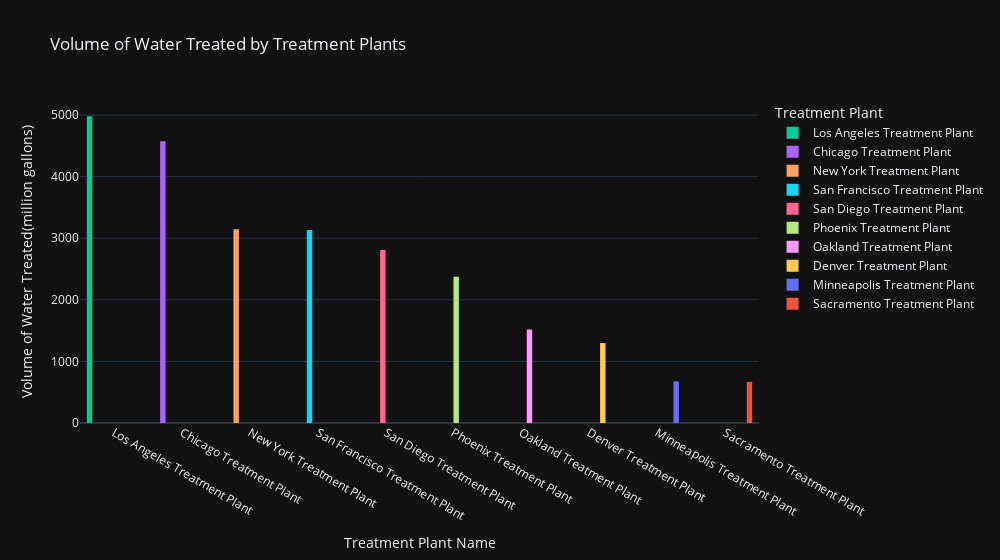

Source (notebook cell):
### Code cell
# Plot Volume of Waste Waster Treatd by different Plants 

fig = px.bar(WasteWaterTreatmentFact_treatment_grouped_df.sort_values(by='Volume of Water Treated', ascending=False), 
             x='name', 
             y='Volume of Water Treated',
             title='Volume of Water Treated by Treatment Plants',
             labels={'name': 'Treatment Plant', 'Volume of Water Treated': 'Volume (units)'},
             color='name',  # Color bars by treatment plant
             color_discrete_map={'Treatment Plant 1': 'blue', 'Treatment Plant 2': 'green'},  # Custom color mapping
             template='plotly_dark',  # Use a dark template
             )

# Customize layout and bar width
fig.update_layout(
    xaxis_title='Treatment Plant Name', 
    yaxis_title='Volume of Water Treated(million gallons)', 
    legend_title='Treatment Plant', 
    barmode='group', 
    uniformtext_minsize=8,  
    uniformtext_mode='hide', 
    )


fig.update_traces(marker=dict(line=dict(width=0))) 
fig.update_layout(width=1000)


fig.show()

### Figure 1 — Plotly figure (JSON) as saved in the notebook; plotly's stock layout.template omitted (floating-point values rounded to 4 significant figures)
{"data": [{"alignmentgroup": "True", "hovertemplate": "Treatment Plant=%{x}<br>Volume (units)=%{y}<extra></extra>", "legendgroup": "Los Angeles Treatment Plant", "marker": {"color": "#00cc96", "line": {"width": 0}, "pattern": {"shape": ""}}, "name": "Los Angeles Treatment Plant", "offsetgroup": "Los Angeles Treatment Plant", "orientation": "v", "showlegend": true, "textposition": "auto", "type": "bar", "x": ["Los Angeles Treatment Plant"], "xaxis": "x", "y": [4983], "yaxis": "y"}, {"alignmentgroup": "True", "hovertemplate": "Treatment Plant=%{x}<br>Volume (units)=%{y}<extra></extra>", "legendgroup": "Chicago Treatment Plant", "marker": {"color": "#ab63fa", "line": {"width": 0}, "pattern": {"shape": ""}}, "name": "Chicago Treatment Plant", "offsetgroup": "Chicago Treatment Plant", "orientation": "v", "showlegend": true, "textposition": "auto", "type": "bar", "x": ["Chicago Treatment Plant"], "xaxis": "x", "y": [4577], "yaxis": "y"}, {"alignmentgroup": "True", "hovertemplate": "Treatment Plant=%{x}<br>Volume (units)=%{y}<extra></extra>", "legendgroup": "New York Treatment Plant", "marker": {"color": "#FFA15A", "line": {"width": 0}, "pattern": {"shape": ""}}, "name": "New York Treatment Plant", "offsetgroup": "New York Treatment Plant", "orientation": "v", "showlegend": true, "textposition": "auto", "type": "bar", "x": ["New York Treatment Plant"], "xaxis": "x", "y": [3145], "yaxis": "y"}, {"alignmentgroup": "True", "hovertemplate": "Treatment Plant=%{x}<br>Volume (units)=%{y}<extra></extra>", "legendgroup": "San Francisco Treatment Plant", "marker": {"color": "#19d3f3", "line": {"width": 0}, "pattern": {"shape": ""}}, "name": "San Francisco Treatment Plant", "offsetgroup": "San Francisco Treatment Plant", "orientation": "v", "showlegend": true, "textposition": "auto", "type": "bar", "x": ["San Francisco Treatment Plant"], "xaxis": "x", "y": [3133], "yaxis": "y"}, {"alignmentgroup": "True", "hovertemplate": "Treatment Plant=%{x}<br>Volume (units)=%{y}<extra></extra>", "legendgroup": "San Diego Treatment Plant ", "marker": {"color": "#FF6692", "line": {"width": 0}, "pattern": {"shape": ""}}, "name": "San Diego Treatment Plant ", "offsetgroup": "San Diego Treatment Plant ", "orientation": "v", "showlegend": true, "textposition": "auto", "type": "bar", "x": ["San Diego Treatment Plant "], "xaxis": "x", "y": [2810], "yaxis": "y"}, {"alignmentgroup": "True", "hovertemplate": "Treatment Plant=%{x}<br>Volume (units)=%{y}<extra></extra>", "legendgroup": "Phoenix Treatment Plant", "marker": {"color": "#B6E880", "line": {"width": 0}, "pattern": {"shape": ""}}, "name": "Phoenix Treatment Plant", "offsetgroup": "Phoenix Treatment Plant", "orientation": "v", "showlegend": true, "textposition": "auto", "type": "bar", "x": ["Phoenix Treatment Plant"], "xaxis": "x", "y": [2377], "yaxis": "y"}, {"alignmentgroup": "True", "hovertemplate": "Treatment Plant=%{x}<br>Volume (units)=%{y}<extra></extra>", "legendgroup": "Oakland Treatment Plant", "marker": {"color": "#FF97FF", "line": {"width": 0}, "pattern": {"shape": ""}}, "name": "Oakland Treatment Plant", "offsetgroup": "Oakland Treatment Plant", "orientation": "v", "showlegend": true, "textposition": "auto", "type": "bar", "x": ["Oakland Treatment Plant"], "xaxis": "x", "y": [1518], "yaxis": "y"}, {"alignmentgroup": "True", "hovertemplate": "Treatment Plant=%{x}<br>Volume (units)=%{y}<extra></extra>", "legendgroup": "Denver Treatment Plant", "marker": {"color": "#FECB52", "line": {"width": 0}, "pattern": {"shape": ""}}, "name": "Denver Treatment Plant", "offsetgroup": "Denver Treatment Plant", "orientation": "v", "showlegend": true, "textposition": "auto", "type": "bar", "x": ["Denver Treatment Plant"], "xaxis": "x", "y": [1298], "yaxis": "y"}, {"alignmentgroup": "True", "hovertemplate": "Treatment Plant=%{x}<br>Volume (units)=%{y}<extra></extra>", "legendgroup": "Minneapolis Treatment Plant", "marker": {"color": "#636efa", "line": {"width": 0}, "pattern": {"shape": ""}}, "name": "Minneapolis Treatment Plant", "offsetgroup": "Minneapolis Treatment Plant", "orientation": "v", "showlegend": true, "textposition": "auto", "type": "bar", "x": ["Minneapolis Treatment Plant"], "xaxis": "x", "y": [677], "yaxis": "y"}, {"alignmentgroup": "True", "hovertemplate": "Treatment Plant=%{x}<br>Volume (units)=%{y}<extra></extra>", "legendgroup": "Sacramento Treatment Plant", "marker": {"color": "#EF553B", "line": {"width": 0}, "pattern": {"shape": ""}}, "name": "Sacramento Treatment Plant", "offsetgroup": "Sacramento Treatment Plant", "orientation": "v", "showlegend": true, "textposition": "auto", "type": "bar", "x": ["Sacramento Treatment Plant"], "xaxis": "x", "y": [668], "yaxis": "y"}], "layout": {"barmode": "group", "legend": {"title": {"text": "Treatment Plant"}, "tracegroupgap": 0}, "title": {"text": "Volume of Water Treated by Treatment Plants"}, "uniformtext": {"minsize": 8, "mode": "hide"}, "width": 1000, "xaxis": {"anchor": "y", "categoryarray": ["Los Angeles Treatment Plant", "Chicago Treatment Plant", "New York Treatment Plant", "San Francisco Treatment Plant", "San Diego Treatment Plant ", "Phoenix Treatment Plant", "Oakland Treatment Plant", "Denver Treatment Plant", "Minneapolis Treatment Plant", "Sacramento Treatment Plant"], "categoryorder": "array", "domain": [0, 1], "title": {"text": "Treatment Plant Name"}}, "yaxis": {"anchor": "x", "domain": [0, 1], "title": {"text": "Volume of Water Treated(million gallons)"}}}}
